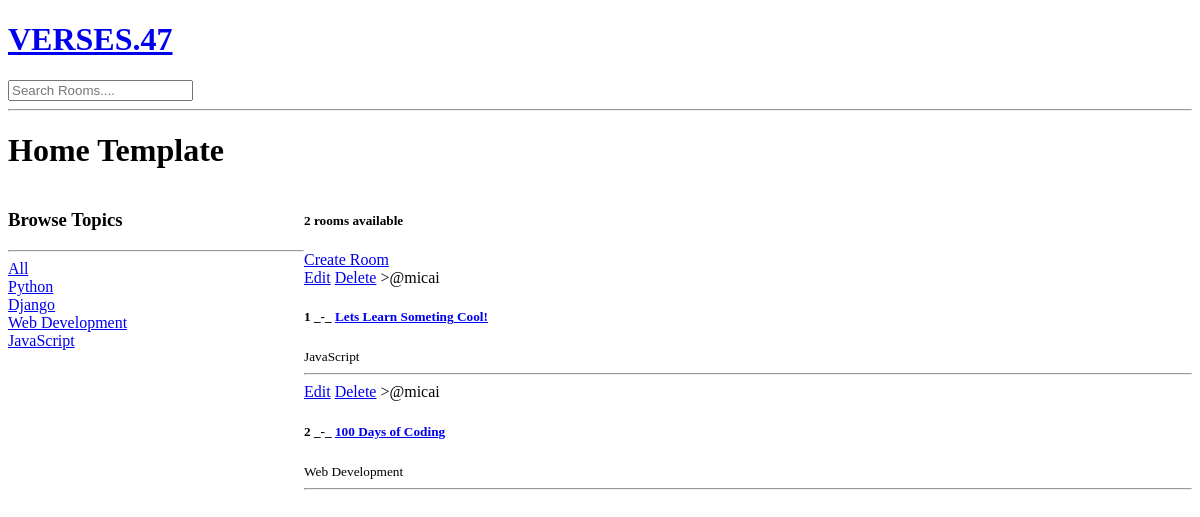
Before: / with the older database file.
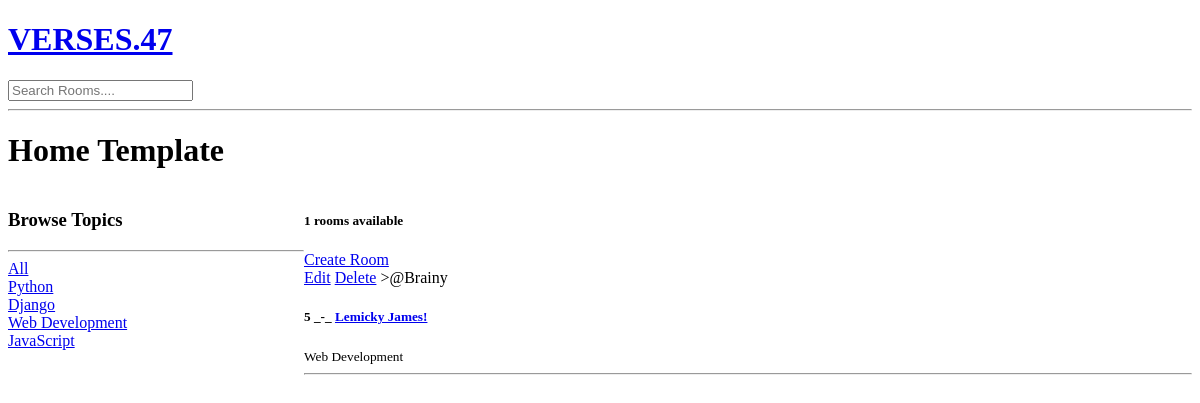
After: the same page with the newer database file.
### base/models.py (models this page shows, shortened)
class Topic(models.Model):
     name = models.CharField(max_length=200)

class Room(models.Model):
    host = models.ForeignKey(User, on_delete=models.SET_NULL, null=True)
    topic = models.ForeignKey(Topic, on_delete=models.SET_NULL, null=True)
    name = models.CharField(max_length=200)
    description = models.TextField(null=True, blank=True)
    updated = models.DateTimeField(auto_now=True)
    created = models.DateTimeField(auto_now_add=True)
    class Meta:
         ordering = ['-updated', '-created']

### base/views.py (the view)
# urls.py: path('', views.home, name="home"),
def home(request):
     q = request.GET.get('q') if request.GET.get('q') != None else ''
     rooms = Room.objects.filter(
          Q(topic__name__icontains=q) |
          Q(name__icontains=q) |
          Q(description__icontains=q)
          )
     topics = Topic.objects.all()
     room_count = rooms.count()
     context = { 'rooms': rooms, 'topics': topics, 'room_count': rooms.count}
     return render(request, 'base/home.html', context)

### base/template/base/home.html (shortened to what this page needs)
{% extends 'main.html' %}
{% block content %}
<h1>Home Template</h1>
<div class="home-container">
    <div>
        <h3>Browse Topics</h3>
        <hr>
        <div>
            <a href="{% url 'home' %}">All</a>
        </div>
        {% for topic in topics %}
        <div>
           <a href="{% url 'home' %}?q={{topic.name}}">{{topic.name}}</a>
        </div>
        {% endfor %}
    </div>
    <div>
        <h5>{{room_count}} rooms available</h5>
        <a href="{% url 'create-room' %}">Create Room</a>
    <div>
        {% for room in rooms %}
        <div>
                <a href="{% url 'update-room' room.id %}">Edit</a>
                <a href="{% url 'delete-room' room.id %}">Delete</a>
                <span>>@{{room.host.username}}</span>
                <h5>{{room.id}} _-_ <a href="{% url 'room' room.id %}">{{room.name}}</a></h5>
                <small>{{room.topic.name}}</small>
                <hr>
            </div>
            {% endfor %}
        </div>
    </div>
</div>
{% endblock content %}

### templates/main.html (shortened to what this page needs)
<!DOCTYPE html>
<html>
<head>
</head>
<body>
    {% include 'navbar.html' %}
    {% block content %}
    {% endblock %}
</body>
</html>

### templates/navbar.html
<a href="/">
    <h1>VERSES.47</h1>
</a>
<form method="GET" action="{% url 'home' %}">
    <input type="text" name="q" placeholder="Search Rooms...." />
</form>
<hr>

### base/template/base/home.html (style rules this page uses)
.home-container { display: grid; grid-template-columns: 1fr 3fr; }

Changed rows visible on the page:
removed Room: host.username "micai", id "1", name "Lets Learn Someting Cool!", topic.name "JavaScript"
removed Room: host.username "micai", id "2", name "100 Days of Coding", topic.name "Web Development"
added Room: host.username "Brainy", id "5", name "Lemicky James!", topic.name "Web Development"
Other visible differences:
{{ room_count }}: "2" → "1"
